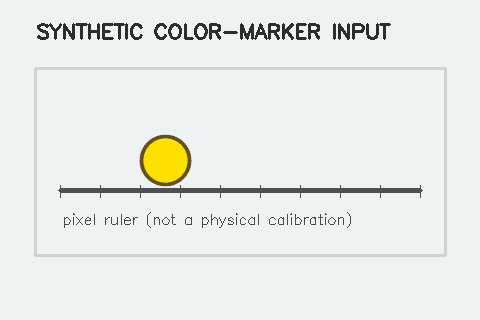
#> input picture examples/python-color-marker/sample/representative-input.png, 480 x 320 px
$ python -i color_marker.py   (imports and definitions only)
#> lines starting #> are read from the running program, lines starting #| are printed output that depends on the picture; after the words box and inside, x2 and y2 are one past the last pixel; in counts of white or black regions, pixels touching at a corner belong together
#> further down, picture is the input picture: shape (320, 480, 3); mean B, G, R 232.1, 234.5, 231
"""Experimental HSV color-marker tracker and SensorEvent adapter.

Behavior is anchored to:
WUHAO19831214/audio-visual-soundfield-tracker-stable
commit 85740d686c67452a057540edb564d713e01ccc51
file src/tennis_ball_tracker.py.
"""

from __future__ import annotations

import math
import time
from collections.abc import Iterable, Mapping, Sequence
from dataclasses import asdict, dataclass
from typing import Any

from physics_sensors.core import (
    ConfigResult,
    HealthSnapshot,
    InvalidConfigurationError,
    LifecycleState,
    RuntimeFrame,
    SensorContext,
    SensorDescriptor,
    SensorStateError,
    make_sensor_event,
)
from physics_sensors.core.errors import MissingOptionalDependencyError

try:
    import cv2
    import numpy as np
except ModuleNotFoundError as exc:  # pragma: no cover - exercised in minimal installs
    cv2 = None
    np = None
    _IMPORT_ERROR = exc
else:
    _IMPORT_ERROR = None


DEFAULT_HSV_LOWER = (25, 70, 70)
DEFAULT_HSV_UPPER = (75, 255, 255)


def _require_color_dependencies() -> None:
    if cv2 is None or np is None:
        raise MissingOptionalDependencyError(
            "Color marker tracking requires: pip install 'physics-software-sensors[color-marker]'"
        ) from _IMPORT_ERROR


def _hsv_triplet(values: Sequence[int | float]) -> tuple[int, int, int]:
    _require_color_dependencies()
    if len(values) != 3:
        raise InvalidConfigurationError("HSV thresholds require H, S, and V")
    return (
        int(np.clip(values[0], 0, 179)),
        int(np.clip(values[1], 0, 255)),
        int(np.clip(values[2], 0, 255)),
    )


@dataclass(frozen=True)
class ColorMarkerConfig:
    hsv_lower: tuple[int, int, int] = DEFAULT_HSV_LOWER
    hsv_upper: tuple[int, int, int] = DEFAULT_HSV_UPPER
    min_area: float = 80.0
    max_area: float = 50000.0
    min_circularity: float = 0.45
    smoothing: float = 0.35
    max_lost_frames: int = 30
    class_name: str = "tennis_ball_marker"
    track_id: int = 1
    tracking_mode: str = "tennis_ball_color"

    def __post_init__(self) -> None:
        object.__setattr__(self, "hsv_lower", _hsv_triplet(self.hsv_lower))
        object.__setattr__(self, "hsv_upper", _hsv_triplet(self.hsv_upper))
        if self.min_area < 0 or self.max_area <= self.min_area:
            raise InvalidConfigurationError("marker area thresholds are invalid")
        if not 0 <= self.min_circularity <= 1:
            raise InvalidConfigurationError("min_circularity must be within [0, 1]")
        if not 0 <= self.smoothing <= 1:
            raise InvalidConfigurationError("smoothing must be within [0, 1]")
        if self.max_lost_frames < 1:
            raise InvalidConfigurationError("max_lost_frames must be positive")
        if not self.class_name or not self.tracking_mode:
            raise InvalidConfigurationError("class_name and tracking_mode cannot be empty")

    # [22 lines left out: functions from_mapping, to_dict, not called in this run]


@dataclass(frozen=True)
class ColorMarkerResult:
    ok: bool
    bbox_x1: float | None
    bbox_y1: float | None
    bbox_x2: float | None
    bbox_y2: float | None
    bbox_width: float | None
    bbox_height: float | None
    center_x: float | None
    center_y: float | None
    confidence: float | None
    class_name: str
    track_id: int
    status: str
    tracking_status: str
    tracking_mode: str
    marker_radius: float | None
    marker_area: float | None
    marker_circularity: float | None
    lost_frame_count: int
    error: str = ""

    def to_source_dict(self) -> dict[str, Any]:
        """Return the exact public keys used by the source tracker."""
        return asdict(self)


def make_color_mask(
    frame: Any,
    hsv_lower: Sequence[int | float] = DEFAULT_HSV_LOWER,
    hsv_upper: Sequence[int | float] = DEFAULT_HSV_UPPER,
) -> Any:
    """Create the source-compatible HSV mask and morphology result."""
#> called with hsv_lower = (25, 70, 70), hsv_upper = (75, 255, 255)
    _require_color_dependencies()
    if frame is None or not hasattr(frame, "ndim") or frame.ndim != 3 or frame.shape[2] != 3:
        raise ValueError("frame must be a valid three-channel BGR image")
    lower = _hsv_triplet(hsv_lower)
    upper = _hsv_triplet(hsv_upper)
    hsv = cv2.cvtColor(frame, cv2.COLOR_BGR2HSV)
#> hsv: shape (320, 480, 3); mean H, S, V 86.1, 7, 234.9
    if lower[0] <= upper[0]:
        mask = cv2.inRange(hsv, np.array(lower, np.uint8), np.array(upper, np.uint8))
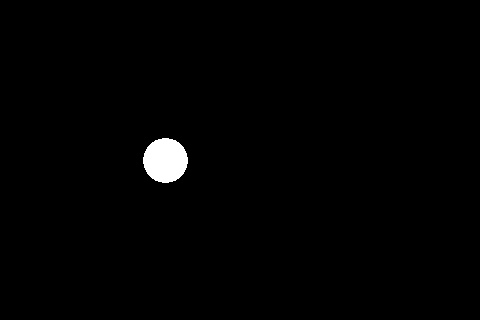
#> mask: shape (320, 480); 1% white; 1 white region, box (x1, y1, x2, y2) and area: (143, 138, 188, 183) 1569
    else:
        low_mask = cv2.inRange(
            hsv,
            np.array((0, lower[1], lower[2]), np.uint8),
            np.array(upper, np.uint8),
        )
        high_mask = cv2.inRange(
            hsv,
            np.array(lower, np.uint8),
            np.array((179, upper[1], upper[2]), np.uint8),
        )
        mask = cv2.bitwise_or(low_mask, high_mask)
    kernel = cv2.getStructuringElement(cv2.MORPH_ELLIPSE, (5, 5))
    mask = cv2.morphologyEx(mask, cv2.MORPH_OPEN, kernel)
#> mask: shape (320, 480); 1% white; 1 white region
    return cv2.morphologyEx(mask, cv2.MORPH_CLOSE, kernel)


def find_color_candidates(mask: Any) -> list[dict[str, Any]]:
    """Extract source-compatible contour geometry."""
    _require_color_dependencies()
    if mask is None or not hasattr(mask, "ndim") or mask.ndim != 2:
        raise ValueError("mask must be a single-channel image")
    contours, _ = cv2.findContours(mask, cv2.RETR_EXTERNAL, cv2.CHAIN_APPROX_SIMPLE)
#> contours = 1 contour; box (x1, y1, x2, y2) and area: (143, 138, 188, 183) 1502
    candidates: list[dict[str, Any]] = []
    for contour in contours:
        area = float(cv2.contourArea(contour))
        perimeter = float(cv2.arcLength(contour, True))
        circularity = float(4.0 * math.pi * area / (perimeter * perimeter)) if perimeter > 0 else 0.0
        (center_x, center_y), radius = cv2.minEnclosingCircle(contour)
        x, y, width, height = cv2.boundingRect(contour)
        candidates.append(
            {
                "center_x": float(center_x),
                "center_y": float(center_y),
                "radius": float(radius),
                "area": area,
                "circularity": circularity,
                "bbox": (float(x), float(y), float(width), float(height)),
                "contour": contour,
            }
        )
#> this loop made 1 pass
#> (area, perimeter, circularity, center_x, center_y, radius, x, y) on pass 1: (1502, 145.5, 0.891, 165, 160, 22.2, 143, 138)
#> after the loop, candidates = 1 item
    return candidates


def choose_best_candidate(
    candidates: Iterable[Mapping[str, Any]],
    previous_center: Sequence[int | float] | None = None,
) -> Mapping[str, Any] | None:
    options = list(candidates)
    if not options:
        return None
    if previous_center is None:
        return max(
            options,
            key=lambda item: float(item.get("area", 0.0))
            * max(float(item.get("circularity", 0.0)), 0.05),
        )
    previous_x, previous_y = map(float, previous_center[:2])
    return min(
        options,
        key=lambda item: math.hypot(
            float(item.get("center_x", 0.0)) - previous_x,
            float(item.get("center_y", 0.0)) - previous_y,
        )
        / max(0.25 + float(item.get("circularity", 0.0)), 0.25),
    )


# [35 lines left out: function estimate_hsv_range_from_roi, not called in this run]


def _lost_result(config: ColorMarkerConfig, lost_frames: int, error: str = "") -> ColorMarkerResult:
    return ColorMarkerResult(
        ok=False,
        bbox_x1=None,
        bbox_y1=None,
        bbox_x2=None,
        bbox_y2=None,
        bbox_width=None,
        bbox_height=None,
        center_x=None,
        center_y=None,
        confidence=None,
        class_name=config.class_name,
        track_id=config.track_id,
        status="lost",
        tracking_status="lost",
        tracking_mode=config.tracking_mode,
        marker_radius=None,
        marker_area=None,
        marker_circularity=None,
        lost_frame_count=int(lost_frames),
        error=error,
    )


class ColorMarkerTracker:
    """UI-independent, source-compatible HSV contour tracker."""

    def __init__(self, config: ColorMarkerConfig | None = None) -> None:
        _require_color_dependencies()
        self.config = config or ColorMarkerConfig()
        self.reset()

    def reset(self) -> None:
        self.previous_center: tuple[float, float] | None = None
        self.consecutive_lost_frames = 0
        self.total_frames = 0
        self.tracked_frames = 0
        self.last_mask: Any = None
        self.last_result = _lost_result(self.config, 0)

    def update(self, frame: Any) -> ColorMarkerResult:
        self.total_frames += 1
        try:
            mask = make_color_mask(frame, self.config.hsv_lower, self.config.hsv_upper)
            self.last_mask = mask
            candidates = [
                candidate
                for candidate in find_color_candidates(mask)
                if self.config.min_area <= candidate["area"] <= self.config.max_area
                and candidate["circularity"] >= self.config.min_circularity
            ]
#> candidates = 1 item
            candidate = choose_best_candidate(candidates, self.previous_center)
#> candidate = {'center_x': 165, 'center_y': 160, 'radius': 22.2, 'area': 1502, 'circularity': 0.891, 'bbox': (143, 138, 45, 45), 'contour': contour of 72 points, box (x1, y1, x2, y2) (143, 138, 188, 183), area 1502}
        except Exception as exc:
            self.consecutive_lost_frames += 1
            self.last_result = _lost_result(self.config, self.consecutive_lost_frames, str(exc))
            return self.last_result
        if candidate is None:
            self.consecutive_lost_frames += 1
            self.last_result = _lost_result(self.config, self.consecutive_lost_frames)
            return self.last_result

        raw_center = (float(candidate["center_x"]), float(candidate["center_y"]))
#> raw_center = (165, 160)
        if self.previous_center is None:
            center = raw_center
#> center = (165, 160)
        else:
            alpha = self.config.smoothing
            center = (
                alpha * raw_center[0] + (1.0 - alpha) * self.previous_center[0],
                alpha * raw_center[1] + (1.0 - alpha) * self.previous_center[1],
            )
        self.previous_center = center
#> self.previous_center = (165, 160)
        self.consecutive_lost_frames = 0
        self.tracked_frames += 1
        radius = float(candidate["radius"])
#> radius = 22.2
        self.last_result = ColorMarkerResult(
            ok=True,
            bbox_x1=center[0] - radius,
            bbox_y1=center[1] - radius,
            bbox_x2=center[0] + radius,
            bbox_y2=center[1] + radius,
            bbox_width=radius * 2.0,
            bbox_height=radius * 2.0,
            center_x=center[0],
            center_y=center[1],
            confidence=float(np.clip(candidate["circularity"], 0.0, 1.0)),
            class_name=self.config.class_name,
            track_id=self.config.track_id,
            status="tracking",
            tracking_status="tracking",
            tracking_mode=self.config.tracking_mode,
            marker_radius=radius,
            marker_area=float(candidate["area"]),
            marker_circularity=float(candidate["circularity"]),
            lost_frame_count=0,
        )
        return self.last_result

    @property
    def tracking_success_rate(self) -> float:
        return self.tracked_frames / self.total_frames if self.total_frames else 0.0


# [9 lines left out: function _measurement, not called in this run]


class ColorMarkerSensor:
    """Map source-compatible tracker results to the unified SensorEvent."""

    SENSOR_ID = "tracker.color-marker"
    VERSION = "0.2.0"

    # [31 lines left out: functions __init__, describe, configure, not called in this run]

    async def start(self, context: SensorContext) -> None:
        if self.state == LifecycleState.RUNNING:
            return
        if self.state == LifecycleState.ERROR:
            raise SensorStateError("cannot start a sensor in error state")
        self.context = context
        self.tracker.reset()
        self._sequence = 0
        self._processed = 0
        self._lost = 0
        self._errors = 0
        self._started_at = time.perf_counter()
        self.state = LifecycleState.RUNNING

    # [73 lines left out: function process_frame, not called in this run]

    async def process(self, input_packet: RuntimeFrame):
        yield self.process_frame(input_packet)

    # [14 lines left out: function health, not called in this run]

    async def stop(self) -> None:
        if self.state == LifecycleState.STOPPED:
            return
        self.state = LifecycleState.STOPPING
        self.context = None
        self.state = LifecycleState.STOPPED

>>> import cv2
>>> picture = cv2.imread('../../../../../examples/python-color-marker/sample/representative-input.png')
>>> result = ColorMarkerTracker().update(picture)
